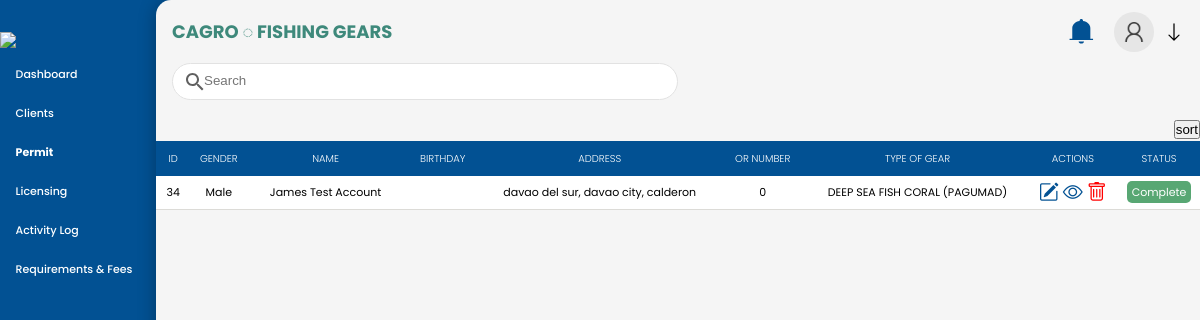
The page /admin/fishinggears.php (signed in) on the database its author committed.
### tables this page shows
CREATE TABLE `fishinggears` (
  `fg_id` int(11) NOT NULL,
  `fg_locfname` varchar(100) DEFAULT NULL,
  `fg_locmname` varchar(100) DEFAULT NULL,
  `fg_loclname` varchar(100) DEFAULT NULL,
  `fg_dob` date DEFAULT NULL,
  `fg_locappel` varchar(100) DEFAULT NULL,
  `fg_postal` int(11) DEFAULT NULL,
  `fg_locprov` varchar(255) DEFAULT NULL,
  `fg_locmunicipal` varchar(255) DEFAULT NULL,
  `fg_locbarangay` varchar(255) DEFAULT NULL,
  `fg_locstreet` varchar(100) DEFAULT NULL,
  `fg_loccontact` varchar(15) DEFAULT NULL,
  `fg_OR` char(15) NOT NULL,
  `fg_gender` char(50) NOT NULL,
  `fg_type` varchar(100) DEFAULT NULL,
  `fg_wing` varchar(100) DEFAULT NULL,
  `fg_centerline` varchar(100) DEFAULT NULL,
  `fg_otherspec` varchar(100) DEFAULT NULL,
  `u_email` varchar(100) NOT NULL,
  `u_status` char(10) NOT NULL,
  `approval_type` varchar(50) NOT NULL,
  `issuance_date` timestamp NULL DEFAULT NULL
);

### admin/fishinggears.php (the view, shortened to what this page needs)
<!DOCTYPE html>
<html lang="en">
<head>
    <link rel="stylesheet" type="text/css" href="../css/dash1.css">
    <link rel="stylesheet" type="text/css" href="../css/animation.css">
    <link rel="stylesheet" type="text/css" href="../css/edit_modal.css">
    <link rel="stylesheet" href="../css/bootstrap/icons/font/bootstrap-icons.css">
    <link rel="stylesheet" type="text/css" href="../css/customs.css">
    <link rel="stylesheet" href="../includes/sweetalert2.min.css">
</head>
<body>
<?php
    include("../conn.php");
    $userEmail = $_SESSION["user"];
    $query = "";
    if ($_SESSION['usertype']== 'CAGRO - Administrator')
        {
        $query = "SELECT u_prof, u_fname AS fname, u_lname AS lname, u_role AS urole, u_email AS uemail
                  FROM users WHERE u_email = ?";
        }
        $stmt = $conn->prepare($query);
        $stmt->bind_param("s", $userEmail);
        $stmt->execute();
        $result = $stmt->get_result();
        if ($result->num_rows > 0) {
            $userData = $result->fetch_assoc();
        } else {
            echo "No user data found.";
            exit();
        }
    $sql = "SELECT fg_id, fg_locfname, fg_locmname, fg_postal, fg_loclname, fg_dob, fg_locprov, fg_locmunicipal, fg_locbarangay, fg_locstreet, fg_loccontact, fg_gender, fg_OR, fg_type, u_status, u_email FROM fishinggears";
    $result = $conn->query($sql);
?>
    <div class = "container">
        <div class="menu">
    <table class="menu-container" border="0">
        <tr>
            <td>
                <div style="padding-top:1rem;">
                    <img src="../img/plmslog.jpg" class="selector menu-logo">
                </div>
            </td>
        </tr>
        <tr class="menu-row">
            <td class="menu-btn ">
                <a href="index.php" class="non-style-link-menu non-style-link-menu-active">
                    <div><p class="menu-text">Dashboard</p></div>
                </a>
            </td>
        </tr>
        <tr class="menu-row">
            <td class="menu-btn">
                <div class="dropdown menu-text non-style-link-menu">
                    <p style="cursor:default;">Clients</p>
                </div>
            </td>
        </tr>
        <tr class="menu-row">
           <td class="menu-btn menu-active">
                <div class="dropdown menu-text non-style-link-menu">
                    <p style="cursor:default;">Permit</p>
                </div>
            </td>
        </tr>
        <tr class="menu-row">
           <td class="menu-btn">
                <a href="licensing.php" class="non-style-link-menu"><div><p class="menu-text">Licensing</p></div></a>
            </td>
        </tr>
        <tr class="menu-row">
            <td class="menu-btn">
                <a href="Activity.php" class="non-style-link-menu"><div><p class="menu-text">Activity Log</p></div></a>
            </td>
        </tr>
        <tr class="menu-row">
            <td class="menu-btn">
                <a href="requirements.php" class="non-style-link-menu"><div><p class="menu-text">Requirements & Fees</p></div></a>
            </td>
        </tr>
    </table>
</div>
            <div class = "dash-body">
                <table border="0" width="100%" style="border-spacing: 0; margin: 0; padding: 0;">
                        <tr>
                            <td>
                                <div class="style-inline" style="display: flex; justify-content: space-between">
                                    <div class="animx">
                                        <p style="color: #3E897B; font-weight: bold;" class="dhead">CAGRO ◌ FISHING GEARS</p>
                                    </div>
                                    <div class="profile-menu">
                                        <div class="profile-menu-items">
                                            <img src="../img/icons/notif.svg" class="space img-notif selector">
                                        </div>
                                        <div class="profile-menu-items" onclick="toggleDropdown()">
                                            <?php
                                                if (!empty($userData['u_prof']))
                                                {
                                                    echo '<img class="sechead-prof-img selector" src="../uploads/' . htmlspecialchars($userData['u_prof']) . '" alt="Profile Image">';
                                                }
                                                else
                                                {
                                                    echo '<img src="../img/user.png" class="space img-profile selector">';
                                                }
                                            ?>
                                            <img src="../img/icons/arrow-down.svg" style="height:20px;width:20px; margin:auto;" class="space selector">
                                        </div>
                                    </div>
                                </div>
                            </td>
                        </tr>
                        <tr>
                            <td class="style-inline">
                                <input type="search" name="search" id="searchInput" class="input-text header-searchbar" placeholder="Search" onkeyup="searchTable()">
                            </td>
                        </tr>
                        <tr>
                            <td>
                               <center>
                               <div style="margin:auto; float: right" class="space-top">
                                    <button><a>sort</a></button>
                                </div>
                                <div class="abc">
                                    <table width="100%" class="sub-table scrolldown animy" cellspacing="0">
                                    <thead class="headert">
                                        <tr>
                                            <th class="table-headin">
                                                ID
                                            </th>
                                            <th class="table-headin">
                                                GENDER
                                            </th>
                                            <th class="table-headin">
                                                NAME
                                            </th>
                                            <th class="table-headin">
                                                BIRTHDAY
                                            </th>
                                            <th class="table-headin">
                                                ADDRESS
                                            </th>
                                            <th class="table-headin">
                                                OR NUMBER
                                            </th>
                                            <th class="table-headin">
                                                TYPE OF GEAR
                                            </th>
                                            <th class="table-headin">
                                               ACTIONS
                                            </th>
                                            <th class="table-headin">
                                                STATUS
                                            </th>
                                        </tr>
                                    </thead>
                                    <tbody class="table-con" id="dataTable">
                                        <?php
                                        if ($result->num_rows > 0)
                                        {
                                            while($row = $result->fetch_assoc())
                                            {   $fgid = $row["fg_id"];
                                                $status = $row['u_status'];
                                                $name = $row['fg_locfname'] . ' ' . $row['fg_locmname'] . ' ' . $row['fg_loclname'];
                                                $location = $row['fg_locprov'] . ', ' . $row['fg_locmunicipal'] . ', ' . $row['fg_locbarangay'];
                                                echo '<tr>';
                                                echo '<td>' . htmlspecialchars($row['fg_id']) . '</td>';
                                                echo '<td class="gentd">' . htmlspecialchars($row['fg_gender']) . '</td>';
                                                echo '<td class="nametd">' . htmlspecialchars($name) . '</td>';
                                                echo '<td>' . htmlspecialchars($row['fg_dob']) . '</td>';
                                                echo '<td>' . htmlspecialchars($location) . '</td>';
                                                echo '<td>' . htmlspecialchars($row['fg_OR']) . '</td>';
                                                echo '<td>' . htmlspecialchars($row['fg_type']) . '</td>';
                                                echo '<td>
                                                    <div style="display:flex;justify-content: center;">
                                                    <i class="bi bi-pencil-square edit-icon icon-size icon-edit"
                                                    data-id="' . htmlspecialchars($row['fg_id']) .
                                                    '"data-id-type="fg_id"
                                                    data-gender="' . htmlspecialchars($row['fg_gender']) .
                                                    '" data-fname="' . htmlspecialchars($row['fg_locfname']) .
                                                    '" data-mname="' . htmlspecialchars($row['fg_locmname']) .
                                                    '" data-lname="' . htmlspecialchars($row['fg_loclname']) .
                                                    '" data-dob="' . htmlspecialchars($row['fg_dob']) .
                                                    '" data-contact="' . htmlspecialchars($row['fg_loccontact']) .
                                                    '" data-postal="' . htmlspecialchars($row['fg_postal']) .
                                                    '" data-province="' . htmlspecialchars($row['fg_locprov']) .
                                                    '" data-municipal="' . htmlspecialchars($row['fg_locmunicipal']) .
                                                    '" data-barangay="' . htmlspecialchars($row['fg_locbarangay']) .
                                                    '" data-street="' . htmlspecialchars($row['fg_locstreet']) .
                                                    '" data-or="' . htmlspecialchars($row['fg_OR']) .
                                                    '" data-gear="' . htmlspecialchars($row['fg_type']).
                                                    '" data-status="' . htmlspecialchars($row['u_status']).
                                                    '" data-email="' . htmlspecialchars($row['u_email'])
                                                    . '" style="vertical-align: middle; cursor: pointer;"></i>
                                                    <i class="bi bi-eye view-icon icon-size icon-view"
                                                    data-id="' . htmlspecialchars($row['fg_id']) .
                                                    '" data-gender="' . htmlspecialchars($row['fg_gender']) .
                                                    '" data-fname="' . htmlspecialchars($row['fg_locfname']) .
                                                    '" data-mname="' . htmlspecialchars($row['fg_locmname']) .
                                                    '" data-lname="' . htmlspecialchars($row['fg_loclname']) .
                                                    '" data-dob="' . htmlspecialchars($row['fg_dob']) .
                                                    '" data-contact="' . htmlspecialchars($row['fg_loccontact']) .
                                                    '" data-postal="' . htmlspecialchars($row['fg_postal']) .
                                                    '" data-province="' . htmlspecialchars($row['fg_locprov']) .
                                                    '" data-municipal="' . htmlspecialchars($row['fg_locmunicipal']) .
                                                    '" data-barangay="' . htmlspecialchars($row['fg_locbarangay']) .
                                                    '" data-street="' . htmlspecialchars($row['fg_locstreet']) .
                                                    '" data-or="' . htmlspecialchars($row['fg_OR']) .
                                                    '" data-gear="' . htmlspecialchars($row['fg_type'])
                                                    . '" style="vertical-align: middle; cursor: pointer;"></i>
                                                    <i class="bi bi-trash delete-icon icon-size icon-delete"
                                                    style="cursor: pointer;"
                                                    onclick="confirmDelete(' . htmlspecialchars($row['fg_id']) . ', \'fishinggear\')"></i>
                                                    </div>
                                                </td>';
                                                echo '<td>';
                                                    if ($status >= 1 && $status <= 3) {
                                                        echo '<span class="stats-pending">Pending</span>';
                                                    } elseif ($status == 4) {
                                                        echo '<span class="stats-complete">Complete</span>';
                                                    }
                                                    elseif ($status == 5) {
                                                        echo '<span class="stats-expiry">Expiry Notice</span>';
                                                    }
                                                echo'</td>';
                                                echo '</tr>';
                                            }
                                        }
                                        else
                                        {
                                            echo '<tr><td colspan="9">No results found</td></tr>';
                                        }
                                        ?>
                                    </tbody>
                                    </table>
                                </div>
                               </center>
                            </td>
                        </tr>
                </table>
</div>
    </div>
</body>
</html>

### rows shown on the page
fishinggears: fg_id "34", fg_gender "Male", name "James Test Account", location "davao del sur, davao city, calderon", fg_OR "0", fg_type "DEEP SEA FISH CORAL (PAGUMAD)", u_status "Complete"
